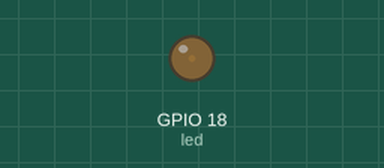
Bench run of a program on a simulated ESP32. On the bench: output pins drawn as LEDs (lit = HIGH).

Above: at 0.05 s.
At 2.15 s:
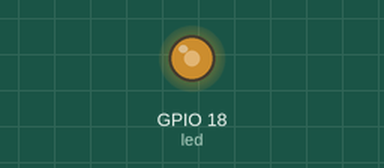
At 3.45 s:
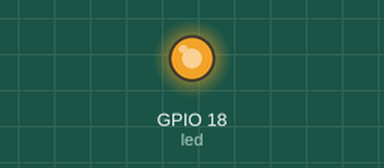
At 6.9 s:
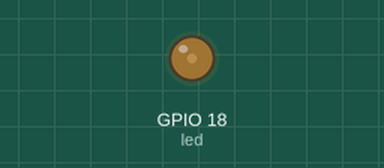
Timing chart, 0 to 10.0 s (numbered marks = the images above):
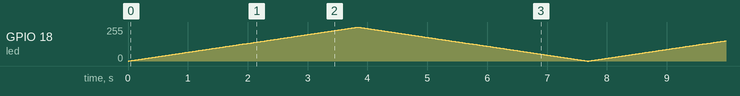

The program:

main.cpp
```cpp
#include <Arduino.h>
#define led 18
#define freq 5000
#define res 8
#define pwm_ch 0

void setup() {
  ledcSetup(pwm_ch,freq,res);
  ledcAttachPin(led,pwm_ch);
}

void loop() {
  for(int i=0;i<=255;i++)
  {
    ledcWrite(pwm_ch,i);
    delay(15);
  }

  for(int i=255;i>=0;i--)
  {
    ledcWrite(pwm_ch,i);
    delay(15);
  }
}
```
